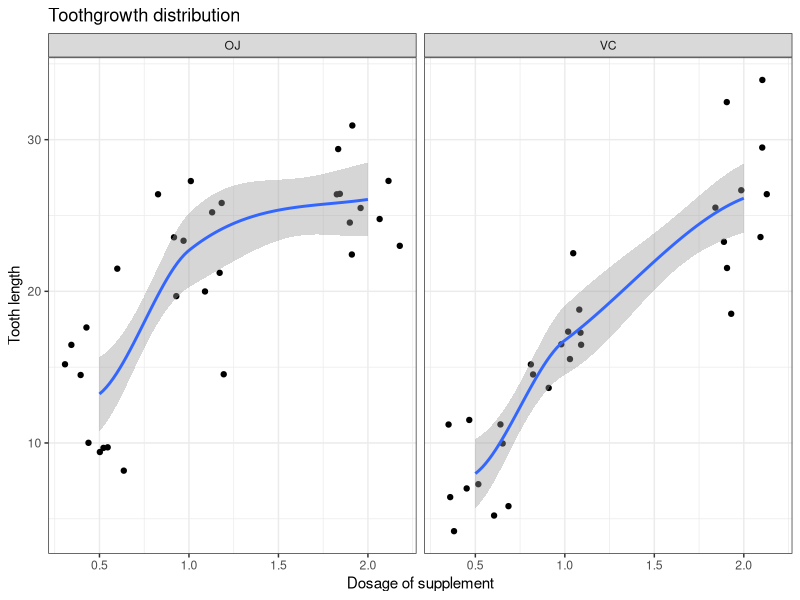
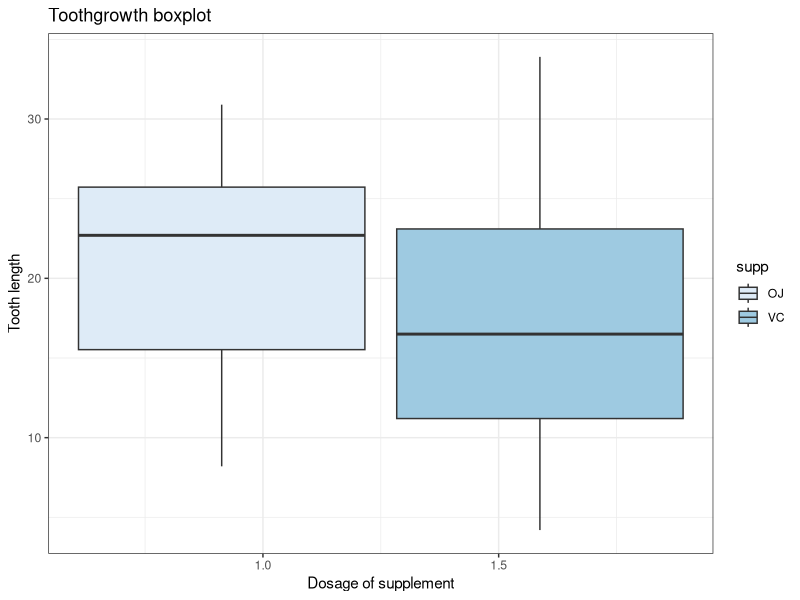

Write R code to recreate these figures, in order.
## ---- chunk 1
library(datasets)
library(ggplot2)
## ---- chunk 2
data("ToothGrowth")
head(ToothGrowth,3)
## ---- chunk 3
summary(ToothGrowth)
## ---- chunk 4
means_table <- split(ToothGrowth$len, ToothGrowth$dose)
sapply(means_table,mean)
## ---- chunk 5
g <- qplot(dose,len, data=ToothGrowth,
geom = "jitter",
main="Toothgrowth distribution",
xlab="Dosage of supplement",
ylab="Tooth length") 

g <- g + facet_wrap(~supp)
g <- g + stat_smooth()
g <- g + theme_bw()
g
## ---- chunk 6
g <- ggplot(aes(y = len, x = dose, fill = supp), data = ToothGrowth)
g <- g + geom_boxplot() 
g <- g + scale_fill_brewer()
g <- g + theme_bw()
g <- g + ggtitle("Toothgrowth boxplot")
g <- g + xlab("Dosage of supplement")
g <- g + ylab("Tooth length")
g
## ---- chunk 7
len<-ToothGrowth$len
supp<-ToothGrowth$supp
dose<-ToothGrowth$dose
sapply(means_table, var)
## ---- chunk 8
t.test(len[supp=="OJ"], len[supp=="VC"], paired = FALSE, var.equal = FALSE)
## ---- chunk 9
t.test(len[dose==2], len[dose==1], paired = FALSE, var.equal = TRUE)
